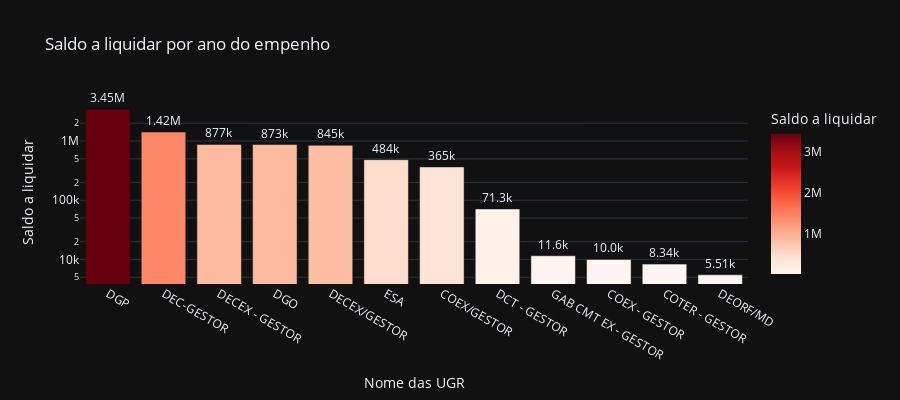

Notebook code for this chart:
### Code cell
# Saldo a liquidar por tipo de NE
cols = ['NOME_UGR', 'A_LIQUIDAR']

df_aux = df.loc[:, cols].groupby('NOME_UGR').sum().sort_values(by= 'A_LIQUIDAR', ascending=False).reset_index()
df_aux = df_aux[df_aux['A_LIQUIDAR'] > 0]
fig = px.bar(df_aux, 
             x='NOME_UGR', 
             y='A_LIQUIDAR',
             title='Saldo a liquidar por ano do empenho',
             labels={'NOME_UGR':'Nome das UGR', 'A_LIQUIDAR':'Saldo a liquidar'},
             text_auto='.3s',
             height=400,
             log_y=True,
             color='A_LIQUIDAR',
             color_continuous_scale = 'reds',
             template='plotly_dark')
fig.update_traces(textposition = 'outside', cliponaxis = False, hovertemplate=None)
fig.update_layout(hovermode="x unified")

fig.show()

### Figure 1 — Plotly figure (JSON) as saved in the notebook; plotly's stock layout.template omitted (floating-point values rounded to 4 significant figures)
{"data": [{"alignmentgroup": "True", "cliponaxis": false, "legendgroup": "", "marker": {"color": [3448000.0, 1418000.0, 876700.0, 873400.0, 845200.0, 484100.0, 365500.0, 71290.0, 11560.0, 10000.0, 8343.0, 5507.0], "coloraxis": "coloraxis", "pattern": {"shape": ""}}, "name": "", "offsetgroup": "", "orientation": "v", "showlegend": false, "textposition": "outside", "texttemplate": "%{y:.3s}", "type": "bar", "x": ["DGP", "DEC-GESTOR", "DECEX - GESTOR", "DGO", "DECEX/GESTOR", "ESA", "COEX/GESTOR", "DCT - GESTOR", "GAB CMT EX - GESTOR", "COEX - GESTOR", "COTER - GESTOR", "DEORF/MD"], "xaxis": "x", "y": [3448000.0, 1418000.0, 876700.0, 873400.0, 845200.0, 484100.0, 365500.0, 71290.0, 11560.0, 10000.0, 8343.0, 5507.0], "yaxis": "y"}], "layout": {"barmode": "relative", "coloraxis": {"colorbar": {"title": {"text": "Saldo a liquidar"}}, "colorscale": [[0, "rgb(255,245,240)"], [0.125, "rgb(254,224,210)"], [0.25, "rgb(252,187,161)"], [0.375, "rgb(252,146,114)"], [0.5, "rgb(251,106,74)"], [0.625, "rgb(239,59,44)"], [0.75, "rgb(203,24,29)"], [0.875, "rgb(165,15,21)"], [1, "rgb(103,0,13)"]]}, "height": 400, "hovermode": "x unified", "legend": {"tracegroupgap": 0}, "title": {"text": "Saldo a liquidar por ano do empenho"}, "xaxis": {"anchor": "y", "domain": [0, 1], "title": {"text": "Nome das UGR"}}, "yaxis": {"anchor": "x", "domain": [0, 1], "title": {"text": "Saldo a liquidar"}, "type": "log"}}}
